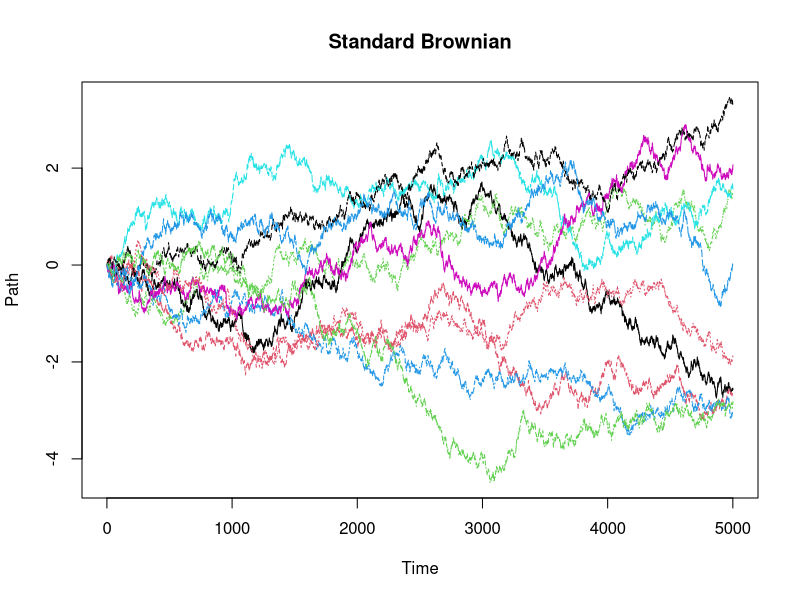
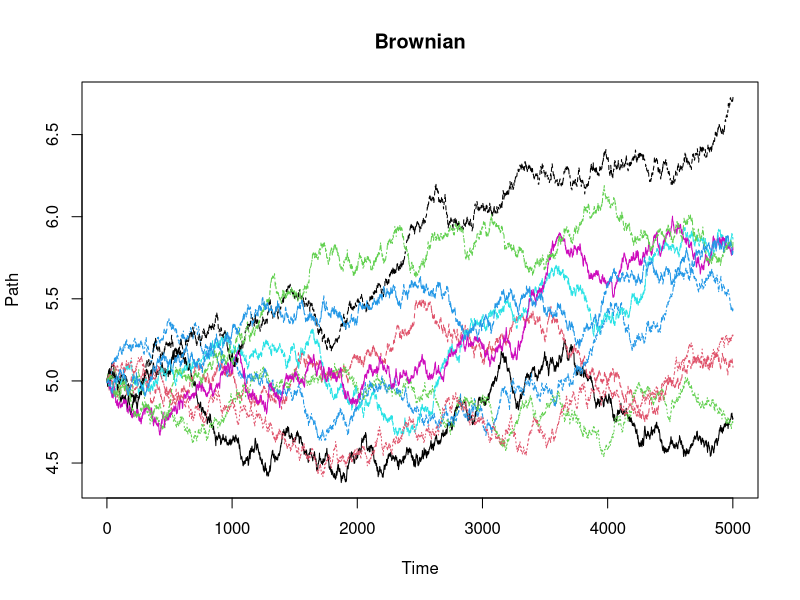
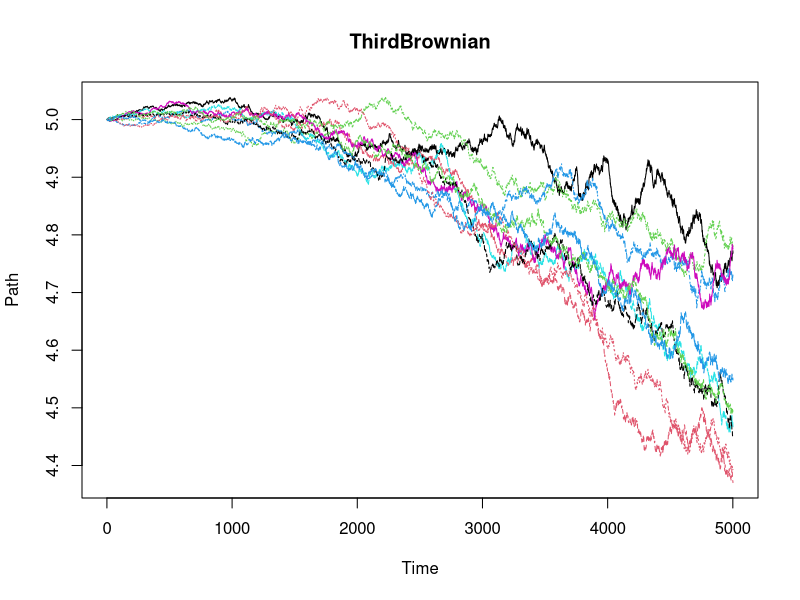

Write R code to recreate these figures, in order.
ThirdBrown<-function()
{
	paths<-10
	count<-5000
	interval<-5/count
	sample<-matrix(0,nrow=(count+1),ncol=paths)
	for(i in 1:paths)
	{
		sample[1,i]<-5
		for(j in 2:(count+1))
		{
			sample[j,i]<-sample[j-1,i]+interval*(0.0325-(0.05*(j-1)*interval))+((interval)^.5)*rnorm(1)*(0.012+0.0138*((j-1)*interval)+0.00125*((j-1)*interval)^2)
		}
	}	
	cat("E[W(2)] = ",mean(sample[2001,]),"\n")
	cat("E[W(5)] = ",mean(sample[5001,]),"\n")
	matplot(sample,main="ThirdBrownian",xlab="Time",ylab="Path",type="l")


}


Brownian<-function()
{
	paths<-10
	count<-5000
	interval<-5/count
	sample<-matrix(0,nrow=(count+1),ncol=paths)
	for(i in 1:paths)
	{
		sample[1,i]<-5
		for(j in 2:(count+1))
		{
			sample[j,i]<-sample[j-1,i]+interval*0.06+((interval)^.5)*rnorm(1)*0.3
		}
	}	
	cat("E[W(2)] = ",mean(sample[2001,]),"\n")
	cat("E[W(5)] = ",mean(sample[5001,]),"\n")
	matplot(sample,main="Brownian",xlab="Time",ylab="Path",type="l")
}

sbrownian<-function() 
{
	paths<-10
	count<-5000
	interval<-5/count
	sample<-matrix(0,nrow=(count+1),ncol=paths)
	for(i in 1:paths)
	{
		sample[1,i]<-0
		for(j in 2:(count+1))
		{
			sample[j,i]<-sample[j-1,i]+((interval)^.5)*rnorm(1)
		}
	}	
	cat("E[W(2)] = ",mean(sample[2001,]),"\n")
	cat("E[W(5)] = ",mean(sample[5001,]),"\n")
	matplot(sample,main="Standard Brownian",xlab="Time",ylab="Path",type="l")
}
sbrownian()
Brownian()
ThirdBrown()